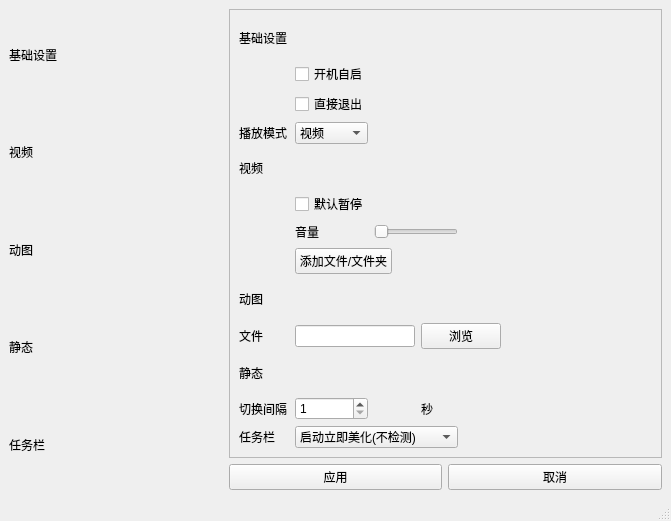
<?xml version="1.0" encoding="UTF-8"?>
<ui version="4.0">
 <class>MainWindow</class>
 <widget class="QMainWindow" name="MainWindow">
  <property name="geometry">
   <rect>
    <x>0</x>
    <y>0</y>
    <width>671</width>
    <height>521</height>
   </rect>
  </property>
  <property name="windowTitle">
   <string>MainWindow</string>
  </property>
  <property name="styleSheet">
   <string notr="true"/>
  </property>
  <widget class="QWidget" name="centralwidget">
   <layout class="QGridLayout" name="gridLayout">
    <item row="0" column="0" rowspan="2">
     <layout class="QVBoxLayout" name="verticalLayout">
      <item>
       <widget class="QLabel" name="baseSettingLabel">
        <property name="text">
         <string>基础设置</string>
        </property>
       </widget>
      </item>
      <item>
       <widget class="QLabel" name="videoSettingLabel">
        <property name="text">
         <string>视频</string>
        </property>
       </widget>
      </item>
      <item>
       <widget class="QLabel" name="gifSettingLabel">
        <property name="text">
         <string>动图</string>
        </property>
       </widget>
      </item>
      <item>
       <widget class="QLabel" name="imgSettingLabel">
        <property name="text">
         <string>静态</string>
        </property>
       </widget>
      </item>
      <item>
       <widget class="QLabel" name="taskSettingLabel">
        <property name="text">
         <string>任务栏</string>
        </property>
       </widget>
      </item>
     </layout>
    </item>
    <item row="0" column="1" colspan="2">
     <layout class="QGridLayout" name="gridLayout_2">
      <item row="0" column="0">
       <widget class="QScrollArea" name="scrollArea">
        <property name="widgetResizable">
         <bool>true</bool>
        </property>
        <widget class="QWidget" name="scrollAreaWidgetContents">
         <property name="geometry">
          <rect>
           <x>0</x>
           <y>0</y>
           <width>430</width>
           <height>425</height>
          </rect>
         </property>
         <layout class="QGridLayout" name="gridLayout_3">
          <item row="0" column="0">
           <widget class="QLabel" name="basePoint">
            <property name="text">
             <string>基础设置</string>
            </property>
           </widget>
          </item>
          <item row="1" column="0">
           <spacer name="horizontalSpacer">
            <property name="orientation">
             <enum>Qt::Horizontal</enum>
            </property>
            <property name="sizeHint" stdset="0">
             <size>
              <width>45</width>
              <height>20</height>
             </size>
            </property>
           </spacer>
          </item>
          <item row="6" column="1">
           <widget class="QLabel" name="label_8">
            <property name="text">
             <string>音量</string>
            </property>
           </widget>
          </item>
          <item row="1" column="1">
           <widget class="QCheckBox" name="isAutoRun">
            <property name="text">
             <string>开机自启</string>
            </property>
           </widget>
          </item>
          <item row="10" column="4" colspan="2">
           <widget class="QPushButton" name="addGif">
            <property name="text">
             <string>浏览</string>
            </property>
           </widget>
          </item>
          <item row="4" column="0">
           <widget class="QLabel" name="videoPoint">
            <property name="text">
             <string>视频</string>
            </property>
           </widget>
          </item>
          <item row="7" column="1" colspan="2">
           <widget class="QPushButton" name="addVideo">
            <property name="text">
             <string>添加文件/文件夹</string>
            </property>
           </widget>
          </item>
          <item row="10" column="6" colspan="2">
           <spacer name="horizontalSpacer_12">
            <property name="orientation">
             <enum>Qt::Horizontal</enum>
            </property>
            <property name="sizeHint" stdset="0">
             <size>
              <width>40</width>
              <height>20</height>
             </size>
            </property>
           </spacer>
          </item>
          <item row="2" column="0">
           <spacer name="horizontalSpacer_2">
            <property name="orientation">
             <enum>Qt::Horizontal</enum>
            </property>
            <property name="sizeHint" stdset="0">
             <size>
              <width>45</width>
              <height>20</height>
             </size>
            </property>
           </spacer>
          </item>
          <item row="7" column="0">
           <spacer name="horizontalSpacer_9">
            <property name="orientation">
             <enum>Qt::Horizontal</enum>
            </property>
            <property name="sizeHint" stdset="0">
             <size>
              <width>45</width>
              <height>20</height>
             </size>
            </property>
           </spacer>
          </item>
          <item row="9" column="0">
           <widget class="QLabel" name="gifPoint">
            <property name="text">
             <string>动图</string>
            </property>
           </widget>
          </item>
          <item row="5" column="0">
           <spacer name="horizontalSpacer_5">
            <property name="orientation">
             <enum>Qt::Horizontal</enum>
            </property>
            <property name="sizeHint" stdset="0">
             <size>
              <width>45</width>
              <height>20</height>
             </size>
            </property>
           </spacer>
          </item>
          <item row="12" column="7">
           <spacer name="horizontalSpacer_14">
            <property name="orientation">
             <enum>Qt::Horizontal</enum>
            </property>
            <property name="sizeHint" stdset="0">
             <size>
              <width>40</width>
              <height>20</height>
             </size>
            </property>
           </spacer>
          </item>
          <item row="5" column="2" colspan="6">
           <spacer name="horizontalSpacer_7">
            <property name="orientation">
             <enum>Qt::Horizontal</enum>
            </property>
            <property name="sizeHint" stdset="0">
             <size>
              <width>260</width>
              <height>20</height>
             </size>
            </property>
           </spacer>
          </item>
          <item row="11" column="0">
           <widget class="QLabel" name="imgPoint">
            <property name="text">
             <string>静态</string>
            </property>
           </widget>
          </item>
          <item row="6" column="7">
           <spacer name="horizontalSpacer_8">
            <property name="orientation">
             <enum>Qt::Horizontal</enum>
            </property>
            <property name="sizeHint" stdset="0">
             <size>
              <width>138</width>
              <height>20</height>
             </size>
            </property>
           </spacer>
          </item>
          <item row="10" column="0">
           <widget class="QLabel" name="label_11">
            <property name="text">
             <string>文件</string>
            </property>
           </widget>
          </item>
          <item row="10" column="1" colspan="3">
           <widget class="QLineEdit" name="lineEdit"/>
          </item>
          <item row="7" column="3" colspan="5">
           <spacer name="horizontalSpacer_10">
            <property name="orientation">
             <enum>Qt::Horizontal</enum>
            </property>
            <property name="sizeHint" stdset="0">
             <size>
              <width>233</width>
              <height>20</height>
             </size>
            </property>
           </spacer>
          </item>
          <item row="12" column="1">
           <widget class="QSpinBox" name="intervalBox">
            <property name="minimum">
             <number>1</number>
            </property>
            <property name="maximum">
             <number>300</number>
            </property>
           </widget>
          </item>
          <item row="6" column="5" colspan="2">
           <widget class="QLabel" name="vloumeValue">
            <property name="text">
             <string/>
            </property>
           </widget>
          </item>
          <item row="14" column="1" colspan="4">
           <widget class="QComboBox" name="taskBarPattern">
            <item>
             <property name="text">
              <string>启动立即美化(不检测)</string>
             </property>
            </item>
            <item>
             <property name="text">
              <string>启动立即美化(检测)</string>
             </property>
            </item>
            <item>
             <property name="text">
              <string>不透明(按设置的颜色来)</string>
             </property>
            </item>
            <item>
             <property name="text">
              <string>毛玻璃</string>
             </property>
            </item>
            <item>
             <property name="text">
              <string>系统默认(下次一定)</string>
             </property>
            </item>
           </widget>
          </item>
          <item row="3" column="0">
           <widget class="QLabel" name="label_10">
            <property name="text">
             <string>播放模式</string>
            </property>
           </widget>
          </item>
          <item row="12" column="4">
           <widget class="QLabel" name="label_15">
            <property name="text">
             <string>秒</string>
            </property>
           </widget>
          </item>
          <item row="14" column="0">
           <widget class="QLabel" name="taskPoint">
            <property name="text">
             <string>任务栏</string>
            </property>
           </widget>
          </item>
          <item row="14" column="7">
           <spacer name="horizontalSpacer_13">
            <property name="orientation">
             <enum>Qt::Horizontal</enum>
            </property>
            <property name="sizeHint" stdset="0">
             <size>
              <width>40</width>
              <height>20</height>
             </size>
            </property>
           </spacer>
          </item>
          <item row="5" column="1">
           <widget class="QCheckBox" name="isStop">
            <property name="text">
             <string>默认暂停</string>
            </property>
           </widget>
          </item>
          <item row="6" column="2" colspan="3">
           <widget class="QSlider" name="volume">
            <property name="orientation">
             <enum>Qt::Horizontal</enum>
            </property>
            <property name="tickInterval">
             <number>0</number>
            </property>
           </widget>
          </item>
          <item row="12" column="0">
           <widget class="QLabel" name="label_14">
            <property name="text">
             <string>切换间隔</string>
            </property>
           </widget>
          </item>
          <item row="6" column="0">
           <spacer name="horizontalSpacer_6">
            <property name="orientation">
             <enum>Qt::Horizontal</enum>
            </property>
            <property name="sizeHint" stdset="0">
             <size>
              <width>45</width>
              <height>20</height>
             </size>
            </property>
           </spacer>
          </item>
          <item row="2" column="3" colspan="5">
           <spacer name="horizontalSpacer_3">
            <property name="orientation">
             <enum>Qt::Horizontal</enum>
            </property>
            <property name="sizeHint" stdset="0">
             <size>
              <width>233</width>
              <height>20</height>
             </size>
            </property>
           </spacer>
          </item>
          <item row="2" column="1">
           <widget class="QCheckBox" name="isSimpleExit">
            <property name="text">
             <string>直接退出</string>
            </property>
           </widget>
          </item>
          <item row="3" column="1">
           <widget class="QComboBox" name="patternBox">
            <item>
             <property name="text">
              <string>视频</string>
             </property>
            </item>
            <item>
             <property name="text">
              <string>动图</string>
             </property>
            </item>
            <item>
             <property name="text">
              <string>静态</string>
             </property>
            </item>
           </widget>
          </item>
          <item row="1" column="3" colspan="5">
           <spacer name="horizontalSpacer_4">
            <property name="orientation">
             <enum>Qt::Horizontal</enum>
            </property>
            <property name="sizeHint" stdset="0">
             <size>
              <width>233</width>
              <height>20</height>
             </size>
            </property>
           </spacer>
          </item>
          <item row="3" column="3" colspan="5">
           <spacer name="horizontalSpacer_11">
            <property name="orientation">
             <enum>Qt::Horizontal</enum>
            </property>
            <property name="sizeHint" stdset="0">
             <size>
              <width>40</width>
              <height>20</height>
             </size>
            </property>
           </spacer>
          </item>
          <item row="8" column="0" colspan="8">
           <layout class="QGridLayout" name="showVideos"/>
          </item>
          <item row="13" column="0" colspan="8">
           <layout class="QGridLayout" name="showImgs" columnstretch="0"/>
          </item>
         </layout>
        </widget>
       </widget>
      </item>
     </layout>
    </item>
    <item row="1" column="1">
     <widget class="QPushButton" name="apply">
      <property name="text">
       <string>应用</string>
      </property>
     </widget>
    </item>
    <item row="1" column="2">
     <widget class="QPushButton" name="cancel">
      <property name="text">
       <string>取消</string>
      </property>
     </widget>
    </item>
   </layout>
  </widget>
  <widget class="QMenuBar" name="menubar">
   <property name="geometry">
    <rect>
     <x>0</x>
     <y>0</y>
     <width>671</width>
     <height>23</height>
    </rect>
   </property>
  </widget>
  <widget class="QStatusBar" name="statusBar"/>
 </widget>
 <resources/>
 <connections/>
</ui>
